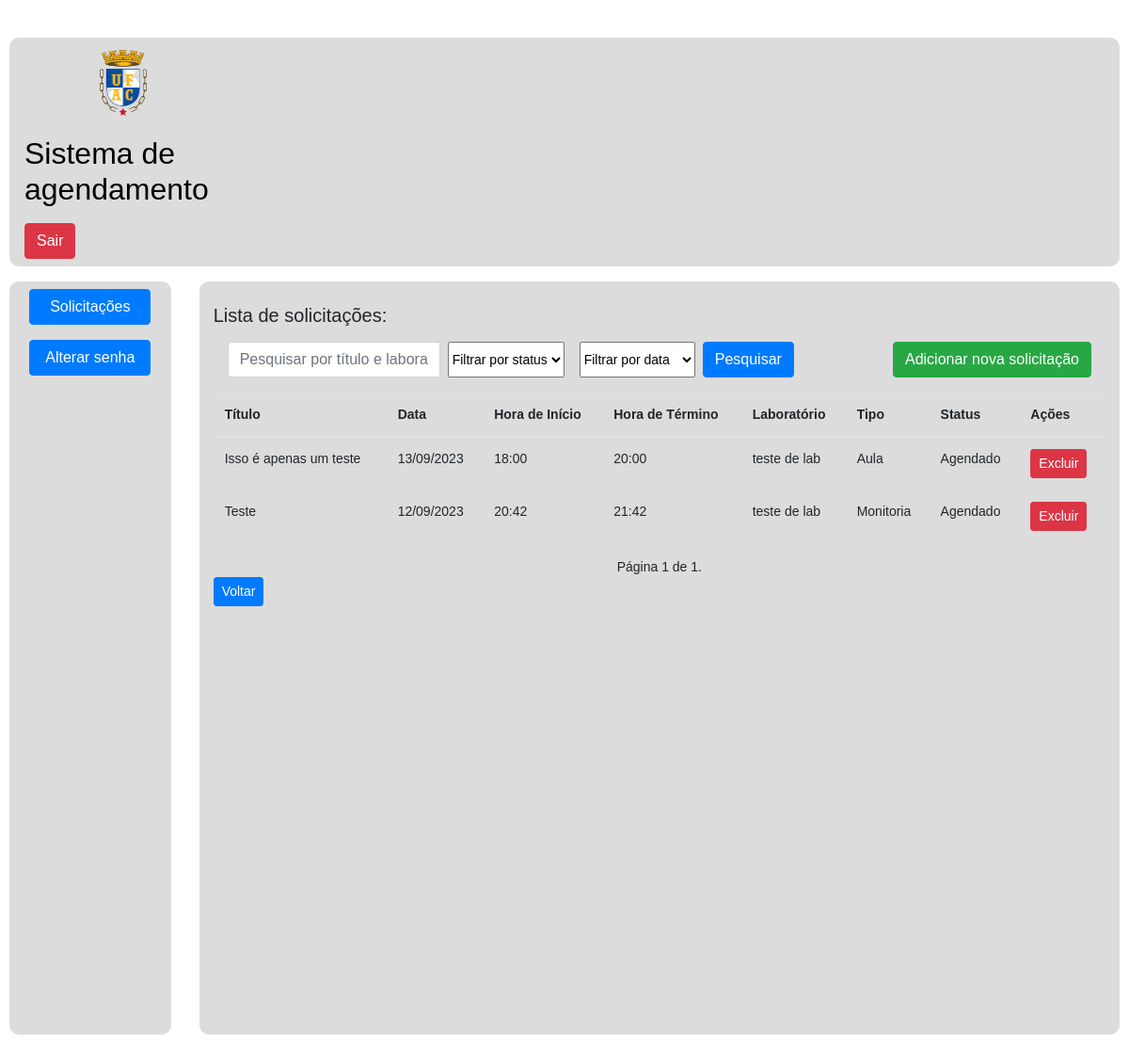
The app's page /monitor/lista_monitor/ (signed in) with its own data.
### secretaria/models.py (models this page shows, shortened)
class Agendamento(models.Model):
    titulo = models.CharField(max_length=200)
    data = models.DateField()
    hora_inicio = models.TimeField()
    hora_fim = models.TimeField()
    laboratorio = models.ForeignKey(Laboratorio, on_delete=models.CASCADE)
    tipo = models.ForeignKey(Tipo, on_delete=models.CASCADE)
    user = models.ForeignKey(User, on_delete=models.CASCADE, null=True, blank=True)
    status = models.CharField(max_length=30)
    opicional = models.TextField(null=True, blank=True)
    class Meta:
        verbose_name = 'Agendamento'
        verbose_name_plural = 'Agendamentos'
        ordering = ['-data']

class Tipo(models.Model):
    titulo = models.CharField(max_length=60)
    class Meta:
        verbose_name = 'Tipo'
        verbose_name_plural = 'Tipos'
        ordering = ['id']
    def __str__(self):
        return self.titulo

### laboratorio/models.py (models this page shows)
class Laboratorio(models.Model):
    name = models.CharField(max_length=60)
    qt_maquinas = models.IntegerField(blank=False, null=False)  # blank= não obrigatorio/null=aceita valor nulo
    class Meta:
        verbose_name = 'Laboratorio'
        verbose_name_plural = 'Laboratorio'
        ordering = ['id']
    def __str__(self):
        return self.name

### monitor/views.py (the view)
# urls.py: path('lista_monitor/', views.listar_monitor, name='lista_monitor'),
@login_required(login_url='/contas/login/')
@user_passes_test(is_monitor)
def listar_monitor(request):
    template_name = 'monitor/lista_agendamento_monitor.html'
    query = request.POST.get('query')
    status1 = request.POST.get('status1')
    data = request.POST.get('data')
    data_atual = timezone.now()
    consulta = Agendamento.objects.all()#filter(user=request.user)
    if data == 'hoje':
        consulta = consulta.filter(data=data_atual.date())
    elif data == 'proxima_semana':
        data_futuro = data_atual + timedelta(days=7)
        consulta = consulta.filter(data__range=[data_atual.date(), data_futuro.date()])
    elif data == 'proxima_mes':
        data_futuro = data_atual + timedelta(days=30)
        consulta = consulta.filter(data__range=[(data_atual + timedelta(days=1)).date(), data_futuro.date()])
    elif data == 'semana_anterior':
        data_passado = data_atual - timedelta(days=7)
        consulta = consulta.filter(data__range=[data_passado.date(), (data_atual - timedelta(days=1)).date()])
    elif data == 'mes_anterior':
        data_passado = data_atual - timedelta(days=30)
        consulta = consulta.filter(data__range=[data_passado.date(), (data_atual - timedelta(days=1)).date()])
    elif data == 'todas':
        pass
    if query:
        consulta = consulta.filter(
            Q(titulo__icontains=query) |
            Q(laboratorio__name__icontains=query))
    if status1:
        consulta = consulta.filter(status=status1)
    paginator = Paginator(consulta, 8)
    page_number = request.GET.get("page")
    agendamentos = paginator.get_page(page_number)
    context = {
        'agendamentos': agendamentos
    }
    return render(request, template_name, context)

### monitor/views.py (called while the page is built)
def is_monitor(user):
    return user.groups.filter(name='Monitor').exists()

### templates/monitor/lista_agendamento_monitor.html (shortened to what this page needs)
{% extends 'monitor/base_monitor.html' %}
{% block container %}
<div class="container">
    <h5 class="mt-4">Lista de solicitações:</h5>
    <table class="table table-striped4">
        <thead>
            <tr>
                <th scope="col">Título</th>
                <th scope="col">Data</th>
                <th scope="col">Hora de Início</th>
                <th scope="col">Hora de Término</th>
                <th scope="col">Laboratório</th>
                <th scope="col">Tipo</th>
                <th scope="col">Status</th>
                <th scope="col">Ações</th>
            </tr>
        </thead>
        <tbody>
            {% for agendamento in agendamentos %}
            <tr>
                <td>{{ agendamento.titulo }}</td>
                <td>{{ agendamento.data|date:"d/m/Y" }}</td>
                <td>{{ agendamento.hora_inicio }}</td>
                <td>{{ agendamento.hora_fim }}</td>
                 <td>{{ agendamento.laboratorio }}</td>
                 <td>{{ agendamento.tipo }}</td>
                 <td>{{ agendamento.status }}</td>
                <td>
                    <form id="DeleteForm{{ agendamento.id }}" action="{% url 'monitor:excluir_agendamento' agendamento.id %}" method="post">
                            <button type="button" class="btn btn-danger btn-sm" data-toggle="modal" onclick="DeleteModal({{ agendamento.id }})">
                                Excluir
                            </button>
                    </form>
                </td>
            </tr>
            {% endfor %}
        </tbody>
          <div class="container mt-3">
            <div class="row my-3">
                <div class="col-md-8">
                    <form method="POST" class="form-inline">
                        <div class="input-group">
                            <input type="text" name="query" placeholder="Pesquisar por título e laboratório" class="form-control" value="{{ query|default:'' }}">
                            <select name="status1" class="form-select mx-2">
                                <option value="">Filtrar por status</option>
                            </select>
                            <select name="data" class="form-select mx-2">
                                <option value="">Filtrar por data</option>
                            </select>
                            <button type="submit" class="btn btn-primary">Pesquisar</button>
                        </div>
                    </form>
                </div>
                <div class="col-md-4 text-md-right">
                    <a href="{% url 'monitor:agendar_monitor' %}" class="btn btn-success">Adicionar nova solicitação</a>
                </div>
            </div>
        </div>
    </table>
      <div class="pagination d-flex justify-content-center align-items-center">
            <span class="step-links">
                <span class="current">
                    Página {{ agendamentos.number }} de {{ agendamentos.paginator.num_pages }}.
                </span>
            </span>
      </div>
      <div class="text-left">
         <a href="{% url 'monitor:pag_monitor' %}" class="btn btn-primary btn-sm">Voltar</a>
      </div>
</div>
{% endblock %}

### static/css/personalizado.css (style rules this page uses)
body { margin: 40px 10px; padding: 0; font-family: Arial, Helvetica Neue, Helvetica, sans-serif; font-size: 14px; }

### calendario/static/css/calendario.css (style rules this page uses)
body { background: white; }

### records on screen
Agendamento: titulo "Isso é apenas um teste", data "13/09/2023", hora_inicio "18:00", hora_fim "20:00", laboratorio "teste de lab", tipo "Aula", status "Agendado"
Agendamento: titulo "Teste", data "12/09/2023", hora_inicio "20:42", hora_fim "21:42", laboratorio "teste de lab", tipo "Monitoria", status "Agendado"

### other values on screen
{{ agendamentos.number }} "1"
{{ agendamentos.paginator.num_pages }} "1"
